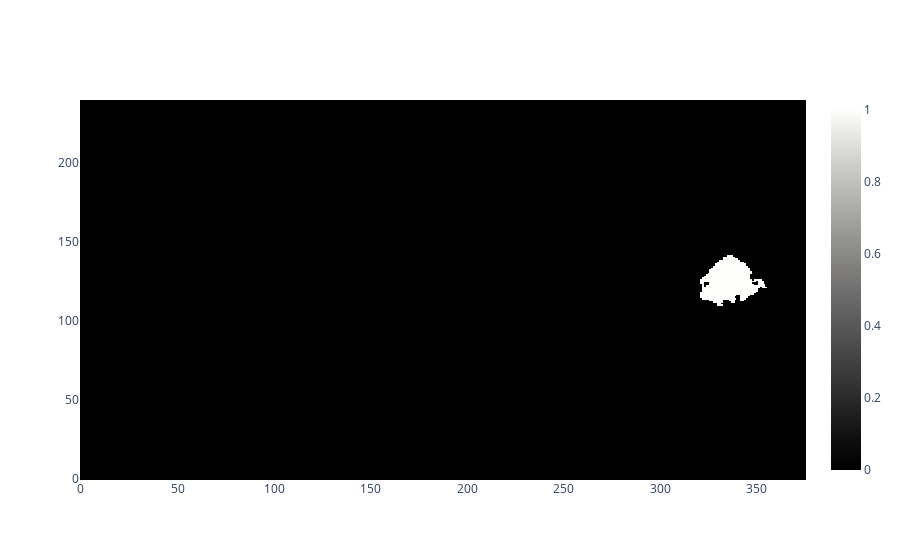

Write notebook code for a chart like this one.
### Code cell
# Sanity check to see what neurons look like
# NB: seaborn is REALLY slow so you might want to not plot all the neurons at once.
cols = np.array(col_df)
rows = np.array(row_df)
neuron_positions = np.stack((rows,cols))

white_background = np.zeros((d1,d2))
amount_of_pixels = neuron_positions.shape[2]
# amount_of_neurons = neuron_positions.shape[1]
amount_of_neurons = 4
n = int(ceil(sqrt(amount_of_neurons))) # for the subplot dimensions

plt.figure(0)
for start in range(0,68,4):
    for i in range(start, start+amount_of_neurons):
        neuron_position = neuron_positions[:,i,:]
        neuron_position = neuron_position[~np.isnan(neuron_position)]
        amount_of_pixels = int(neuron_position.shape[0]/2)
        neuron_position = np.reshape(neuron_position, (2,amount_of_pixels))

        image_neuron = copy(white_background)
        for j in range(amount_of_pixels):
            row = int(neuron_position[0,j])
            col = int(neuron_position[1,j])
            image_neuron[row,col] = 1
        nr = i-start
        ax = plt.subplot2grid((n,n), (nr//n,nr%n))
        fig = go.Figure(data=go.Heatmap(z=image_neuron,colorscale='gray'))
fig.show()
#         sns.heatmap(image_neuron, ax=ax, center=1)
#     plt.show

### Figure 1 — Plotly figure (JSON) as saved in the notebook; plotly's stock layout.template omitted (floating-point values rounded to 4 significant figures; data arrays with more than 128 entries replaced by an {"elided": "..."} marker saying what was removed)
{"data": [{"colorscale": [[0, "rgb(0, 0, 0)"], [0.09091, "rgb(16, 16, 16)"], [0.1818, "rgb(38, 38, 38)"], [0.2727, "rgb(59, 59, 59)"], [0.3636, "rgb(81, 80, 80)"], [0.4545, "rgb(102, 101, 101)"], [0.5455, "rgb(124, 123, 122)"], [0.6364, "rgb(146, 146, 145)"], [0.7273, "rgb(171, 171, 170)"], [0.8182, "rgb(197, 197, 195)"], [0.9091, "rgb(224, 224, 223)"], [1, "rgb(254, 254, 253)"]], "type": "heatmap", "z": {"elided": "240x376 int values"}}], "layout": {"autosize": true, "xaxis": {"autorange": true, "range": [-0.5, 375.5]}, "yaxis": {"autorange": true, "range": [-0.5, 239.5]}}}
